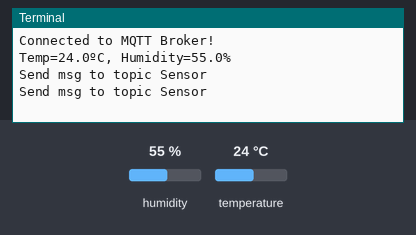
This program was run on a simulated Raspberry Pi (BCM pin numbers). On the bench: the last lines printed to the terminal. Inputs (shaded band) come from the test bench; at power-on: humidity 55 %, temperature 24 °C. No MQTT or app messages arrive unless stated.

Above: at 1.3 s.
1.4 s: humidity set to 22 %
At 3.6 s:
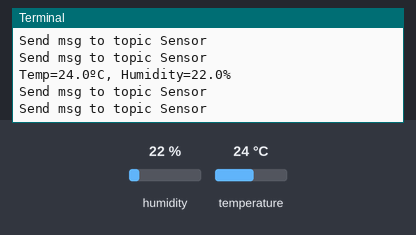
4.4 s: temperature set to 12 °C
At 6.0 s:
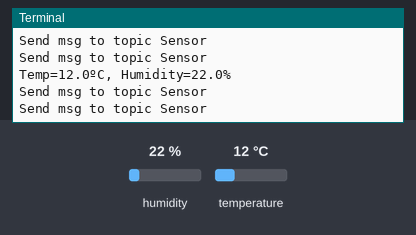
7.4 s: humidity set to 40 %
At 9.8 s:
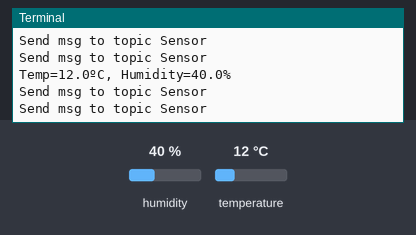
Timing chart, 0 to 11.3 s (numbered marks = the images above; inputs shaded):
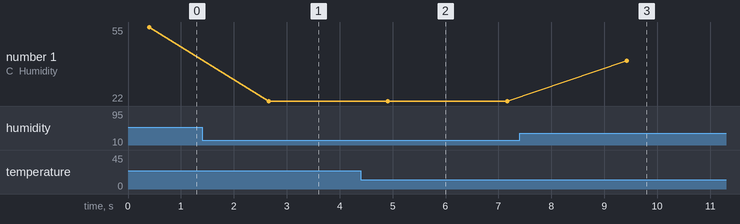

The program:

dht11_rasp.py
```python
from time import sleep
import board
import adafruit_dht
import json
from paho.mqtt import client

## DHT 11
sensor = adafruit_dht.DHT11(board.D4)

## MQTT
broker = 'DESKTOP-B3JQ5UH'
port = 1883
client_id = 'raspberry-pi'
username = 'iot'
password = '123456'

def on_connect(client, userdata, flags, rc, properties):
  if rc == 0:
    print("Connected to MQTT Broker!")
  else:
    print("Failed to connect, return code %d\n", rc)

mqtt_client = client.Client(client_id=client_id, callback_api_version=client.CallbackAPIVersion.VERSION2)
mqtt_client.username_pw_set(username, password)
mqtt_client.connect(broker, port)

mqtt_client.on_connect = on_connect
mqtt_client.loop_start()


## Publish message to mqtt broker
def mqtt_publish(pub_topic, data):
  json_sent = json.dumps(data)
  result = mqtt_client.publish(pub_topic, json_sent)
  status = result[0]
  if status == 0:
    print(f"Send msg to topic {pub_topic}")
  else:
    print(f"Failed to send message to topic {pub_topic}")

if __name__ == '__main__':
  try:
    while True:
      try:
        temperature_c = sensor.temperature
        humidity = sensor.humidity
        print("Temp={0:0.1f}ºC, Humidity={1:0.1f}%".format(temperature_c, humidity))

        mqtt_publish('Sensor',
          {
            'deviceID': 2,
            'sensorName': 'DHT11-Temperature',
            'sensorValue': round(temperature_c, 1),
          }
        )

        mqtt_publish('Sensor',
          {
            'deviceID': 2,
            'sensorName': 'DHT11-Humidity',
            'sensorValue': round(humidity, 1),
          }
        )

      except RuntimeError as error:
        # Errors happen fairly often, DHT's are hard to read, just keep going
        print(error.args[0])
        sleep(2)
        continue

      sleep(2)
  except KeyboardInterrupt:
    sensor.exit()
    print('MQTT stopping!')
    mqtt_client.loop_stop()
    print('MQTT stopped!')
    
```

Measured:
- after the input at 1.4 s, the terminal: prints a new line after 1.3 s (image 1)
- after the input at 4.4 s, the terminal: prints a new line after 0.51 s (image 2)
- after the input at 7.4 s, the terminal: prints a new line after 2.0 s (image 3)
- plotted number 1: 55 → 22 after the input at 1.4 s, 22 → 40 after the input at 7.4 s
